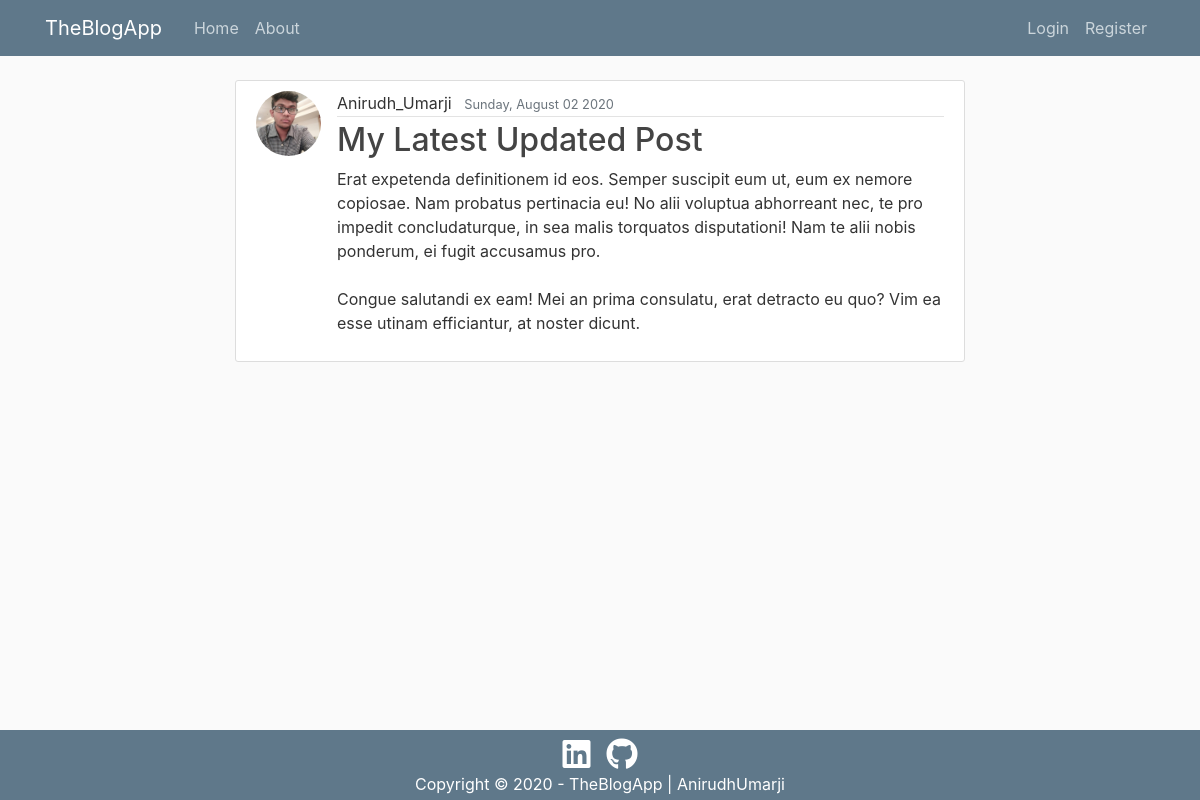
Screenshot of /post/37/ with the database file from the repository.
### blog/models.py (models this page shows, shortened)
class Post(models.Model):
    title = models.CharField(max_length=100)
    content = models.TextField()  # Content can be as long as it wants
    date_posted = models.DateTimeField(default=timezone.now)
    author = models.ForeignKey(User, on_delete=models.CASCADE)

### users/models.py (models this page shows, shortened)
class Profile(models.Model):
    user = models.OneToOneField(User, on_delete=models.CASCADE)
    image = models.ImageField(default='default.jpg',
                              upload_to='profile_pics')

### blog/views.py (the view)
# urls.py: path('post/<int:pk>/', PostDetailView.as_view(), name='post-detail'),
class PostDetailView(DetailView):
    model = Post

### blog/templates/blog/post_detail.html (shortened to what this page needs)
{% extends "blog/base.html" %}
{% block content %}
<article class="media content-section">
   <img class="rounded-circle article-img" src="{{ object.author.profile.image.url }}"
      alt="/Blog_Clone/media/default.jpg">
   <div class="media-body">
      <div class="article-metadata">
         <a class="mr-2" href="{% url 'user-posts' object.author.username %}">{{ object.author }}</a>
         <small class="text-muted">{{ object.date_posted|date:"l, F d Y" }}</small>
      </div>
      <h2 class="article-title">{{ object.title }}</h2>
      <p class="article-content">{{ object.content }}</p>
   </div>
</article>
{% endblock content %}

### blog/static/blog/main.css (style rules this page uses)
body { background: #fafafa; color: #333333; margin-top: 5rem; }
h1, h2, h3, h4, h5, h6 { color: #444444; }
a { color: #333; text-decoration: none; }
.content-section { background: #ffffff; padding: 10px 20px; border: 1px solid #dddddd; border-radius: 3px; margin-bottom: 20px; }
.article-title { color: #444444; }
.article-content { white-space: pre-line; }
.article-img { height: 65px; width: 65px; margin-right: 16px; }
.article-metadata { padding-bottom: 1px; margin-bottom: 4px; border-bottom: 1px solid #e3e3e3 }

### rows the page displays
Post: author.profile.image (picture), author "Anirudh_Umarji", date_posted "Sunday, August 02 2020", title "My Latest Updated Post", content "Erat expetenda definitionem id eos. Semper suscipit eum ut, eum ex nemore copiosae. Nam probatus pertinacia eu! No alii voluptua abhorreant nec, te pro impedit concludaturque, in sea malis torquatos disputationi! Nam te alii nobis ponderum, ei fugit accusamus pro. Congue salutandi ex eam! Mei an prima consulatu, erat detracto eu quo? Vim ea esse utinam efficiantur, at noster dicunt."
